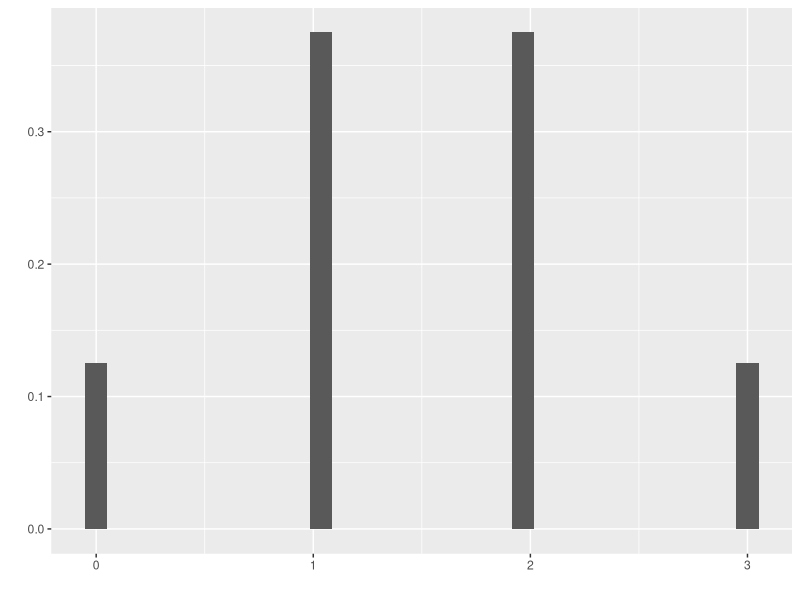

Source code (R):
## ---- chunk 1
trials = c(0,1,1,1,2,2,2,3)
data = data.frame(trials)
library(ggplot2)
library(scales)
# library(plotly)
hist.temp = ggplot(data, aes(data$trials)) + 
  geom_histogram(aes(y=..count../sum(..count..))) +
  xlab("") + ylab("")
hist.temp
# ggplotly(hist.temp)
